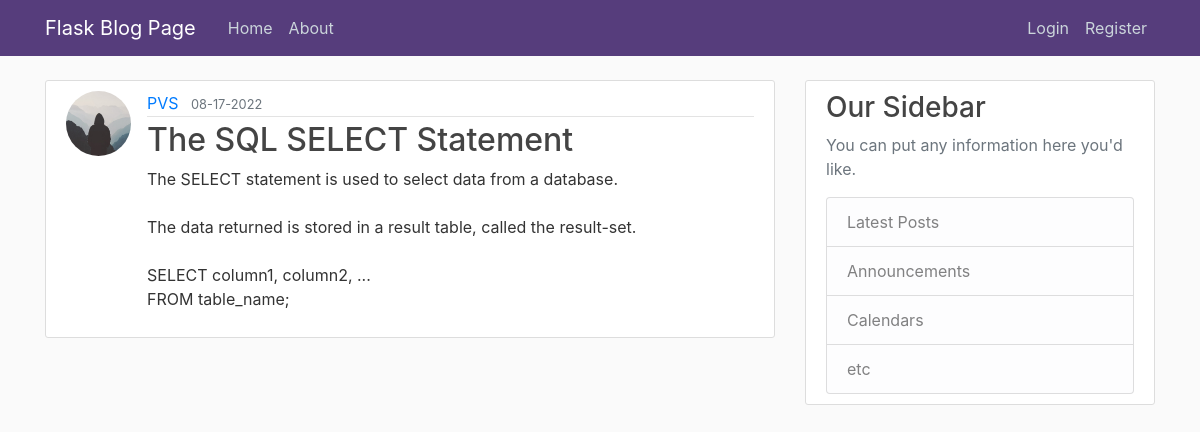
/post/10, run on the app's committed database.
### flaskblog/models.py (models this page shows, shortened)
class User(db.Model, UserMixin):
    id = db.Column(db.Integer, primary_key=True)
    username = db.Column(db.String(20), unique=True, nullable=False)
    email = db.Column(db.String(120), unique=True, nullable=False)
    image_file = db.Column(db.String(20), nullable=False, default='default.jpg')
    password = db.Column(db.String(60), nullable=False)
    posts = db.relationship('Post', backref='author', lazy=True)

class Post(db.Model):
    id = db.Column(db.Integer, primary_key=True)
    title = db.Column(db.String(100), nullable=False)
    date_posted = db.Column(db.DateTime, nullable=False, default=datetime.utcnow)
    content = db.Column(db.Text, nullable=False)
    user_id = db.Column(db.Integer, db.ForeignKey('user.id'), nullable=False)

### flaskblog/routes.py (the view)
@app.route("/post/<int:post_id>")
def post(post_id):
    post = Post.query.get_or_404(post_id)
    return render_template('post.html', title=post.title, post=post)

### flaskblog/templates/post.html (shortened to what this page needs)
{% extends "layout.html" %}
{% block content %}
<article class="media content-section">
    <img class="rounded-circle article-img" src="{{ url_for('static', filename='profile_pics/' + post.author.image_file) }}">
    <div class="media-body">
        <div class="article-metadata">
            <a class="mr-2" href="{{ url_for('user_posts', username=post.author.username) }}">{{ post.author.username }}</a>
            <small class="text-muted">{{ post.date_posted.strftime('%m-%d-%Y') }}</small>
        </div>
        <h2 class="article-title">{{ post.title }}</h2>
        <p class="article-content">{{ post.content }}</p>
    </div>
</article>
{% endblock content %}

### flaskblog/static/main.css (style rules this page uses)
body { background: #fafafa; color: #333333; margin-top: 5rem; }
h1, h2, h3, h4, h5, h6 { color: #444444; }
.content-section { background: #ffffff; padding: 10px 20px; border: 1px solid #dddddd; border-radius: 3px; margin-bottom: 20px; }
.article-title { color: #444444; }
.article-content { white-space: pre-line; }
.article-img { height: 65px; width: 65px; margin-right: 16px; }
.article-metadata { padding-bottom: 1px; margin-bottom: 4px; border-bottom: 1px solid #e3e3e3 }

### data on the page
User: image_file (placeholder picture), author.username "PVS"
Post: date_posted "08-17-2022", title "The SQL SELECT Statement", content "The SELECT statement is used to select data from a database. The data returned is stored in a result table, called the result-set. SELECT column1, column2, ... FROM table_name;"
